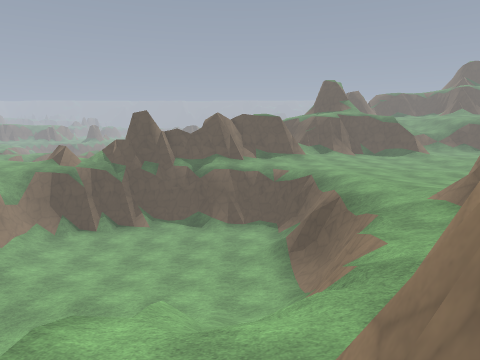
View 1 (above)

17 first-person views from a walk through a level from a Godot 3-D game. The camera is 1.3 m above the floor, tilts 8° down and sees 70° across. The floor is counted in squares, 1 m on a side. Each view is taken from the middle of a square. On the plan, view 1 faces up. The plan holds only what a view shows up to about 15 squares ahead; the rest is blank. The place goes on beyond the plan. Surface patterns are stand-ins for the level's own textures.

View 2
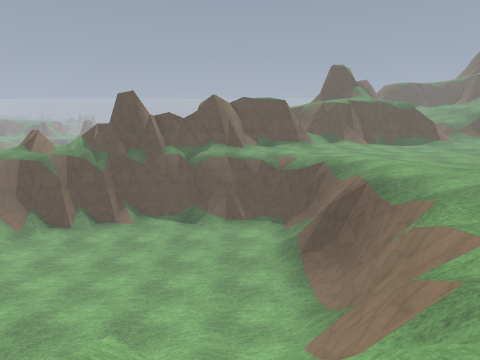

View 3
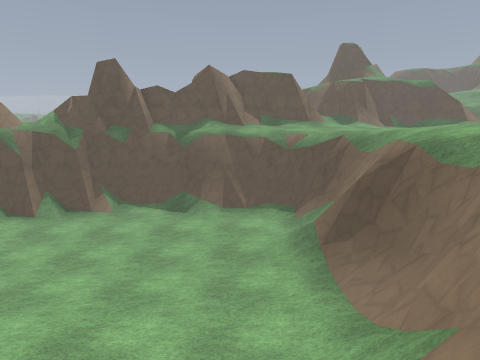

View 4
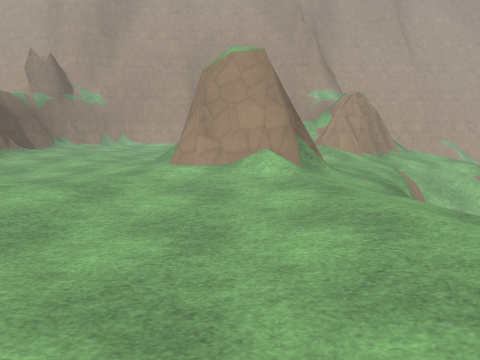

View 5
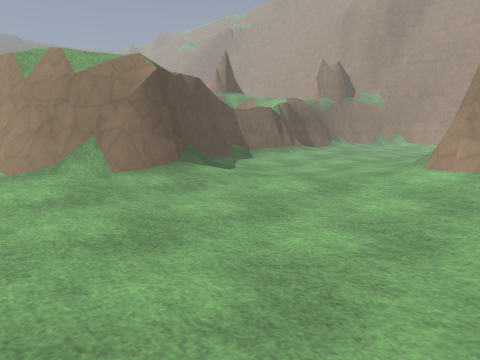

View 6
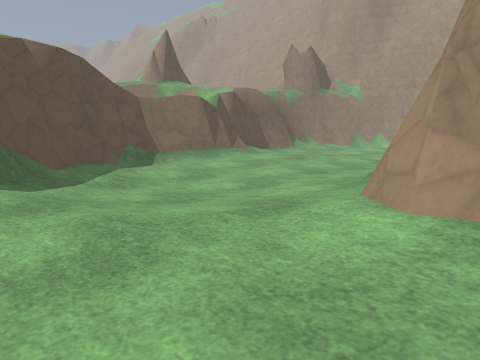

View 7
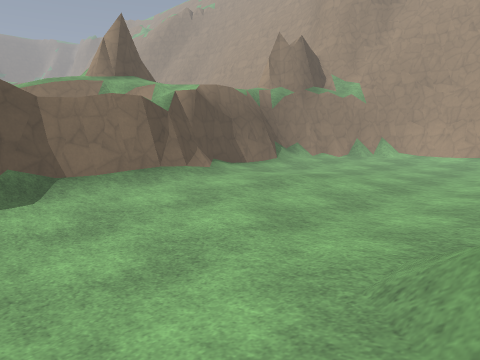

View 8
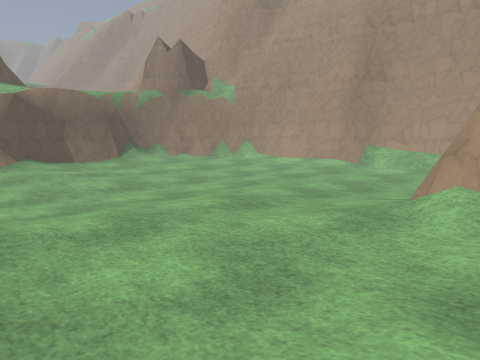

View 9
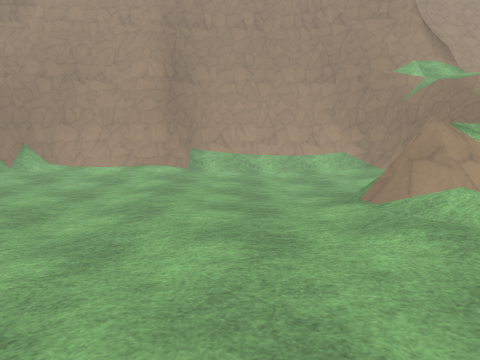

View 10
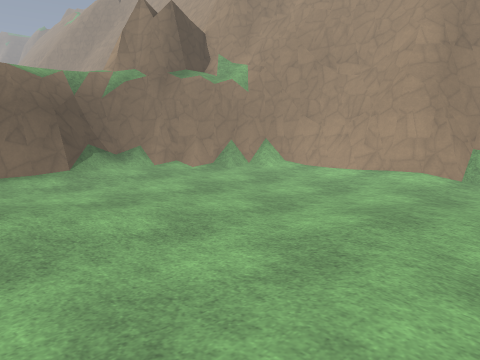

View 11
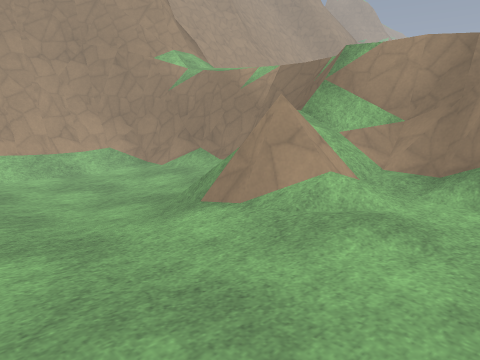

View 12
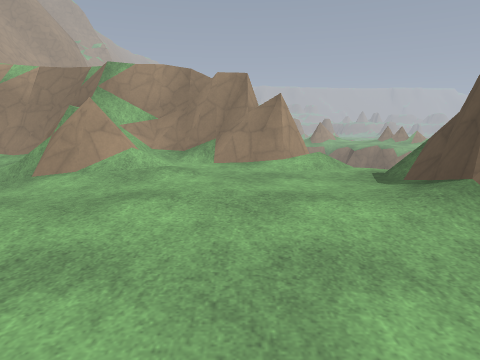

View 13
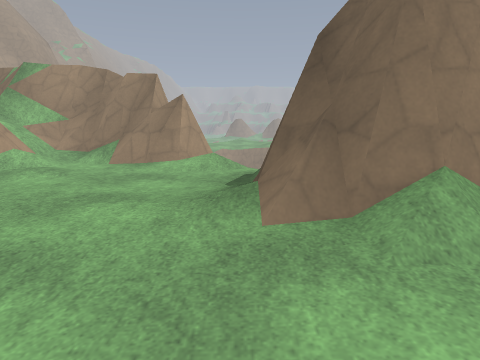

View 14
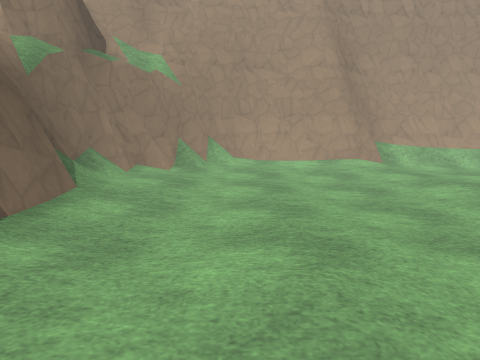

View 15
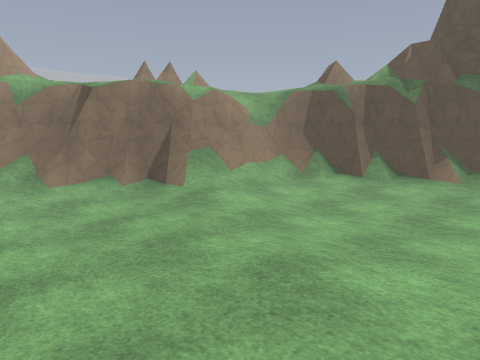

View 16
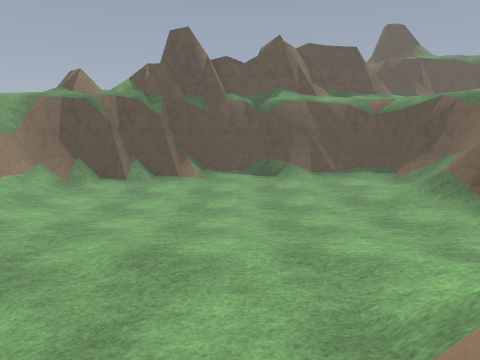

View 17
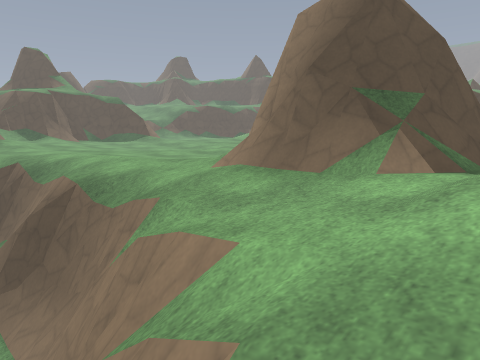

### Floor plan
Key: @ floor where view 1 was taken; # wall or solid block; . main floor; : floor 0.25 m higher than the main floor; - floor 0.25 m lower than the main floor; + floor 0.5 m higher than the main floor; _ floor 0.5 m lower than the main floor; < floor 3.5 m lower than the main floor; * floor 3.75 m higher than the main floor; ( floor 3.75 m lower than the main floor; ! floor 4 m lower than the main floor; % floor 4 m higher than the main floor; ? floor 4.25 m lower than the main floor; / step, stairs or slope; = window, fence, low wall or low ledge; v drop or lower ground; O other object.
Columns run from 17 left of view 1 to 23 right of it. Each row starts with its distance up from view 1.
 21    //v###/(((((//</##/.. ....
 20    //#=/((((((((((</#v-.. .......:
 19    //v/(((!!!((((((<#v/...----..::+=#vv
 18    /v#/(!!!!!!((((<</=/..------.::/#v//
 17   -/#=/(!!!!!!!(((</==/..------.::##/%
 16  :-v#//(!!!!!!!!(((/#v/...-----.:+#v/
 15  .v##/</(!!!!!!((((/#v-...----..:/#/*
 14 ./v#((((((!!!!(((((<#v-.:......:::=#/
 13 vv#/(!(((((((((((((<#v/.::...::...:=#/
 12 ###(!!!!(((((((((((/#v/.:/::::..--./#v
 11 #/((!??!!!((<<<<<<</#v/./###::.----./#/
 10 #/(!!???!!((((<<////#/-:#####:.----.:#v
  9      ???!!!(((<////==/.:## ##:..---.:/#
  8               / ///=#-.:#####/:..--.:+#
  7                 ///=/.::=####::.....:+#
  6              / ////////:::+//:.....::+#
  5                /////////::::::....:::+#
  4                __--O ##+::::::....:::+#/
  3                  ./####+::::::....::::#v
  2                   ####/++::::....:::::/#
  1                   ####//++:::....::::::#
  0                  @  #=/=/::::.....:..::#v
 -1                     #//#=:::::.......::#v
 -2                     #===/:..::.......:+##
 -3                     #  /:....:......::+/#
 -4                     #+::.--..:......:::/#
 -5                     #+:.---..:......::+##
 -6                     #+:..-.........:::###
 -7                     #/:.......::..:::/##
 -8                     ##::.....:::::::/##
 -9                     ##////////########
-10                      ###########

Where each view was taken, in squares from view 1:
view 1: 0 up, 0 right, facing up
view 2: 3 up, 0 right, facing up
view 3: 6 up, 0 right, facing up
view 4: 21 up, 9 right, facing down
view 5: 21 up, 8 right, facing down-right
view 6: 15 up, 9 right, facing down-right
view 7: 11 up, 11 right, facing down-right
view 8: 6 up, 5 right, facing down-right
view 9: 6 up, 10 right, facing down
view 10: 2 up, 10 right, facing down-right
view 11: 3 up, 11 right, facing down-left
view 12: 3 up, 15 right, facing left
view 13: 6 up, 15 right, facing left
view 14: 5 up, 18 right, facing down
view 15: 8 up, 3 left, facing up-left
view 16: 6 up, 4 left, facing up
view 17: 5 up, 1 right, facing up-right
